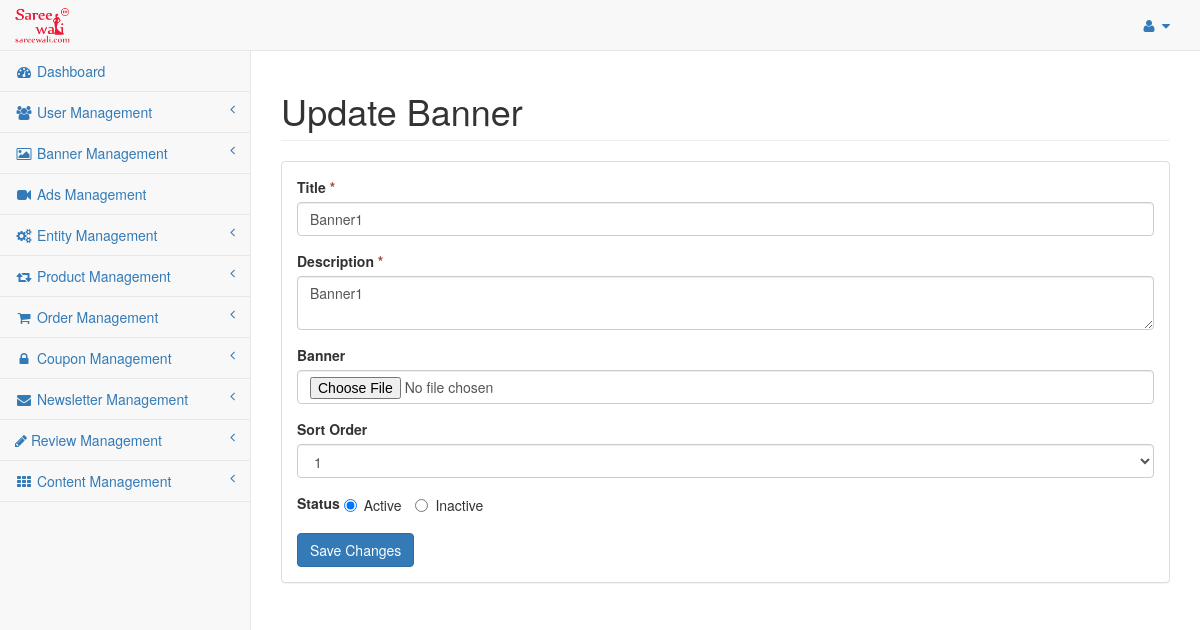
The app's page /admin/banner-edit/1 with its own data.
### tables this page shows
CREATE TABLE `saree_settings` (
  `settings_id` int(11) NOT NULL,
  `sitename` varchar(255) NOT NULL,
  `siteaddress` varchar(255) NOT NULL,
  `logoname` varchar(255) NOT NULL,
  `logopathname` varchar(255) NOT NULL,
  `facebook_page_url` varchar(255) NOT NULL,
  `gst_no` varchar(255) NOT NULL,
  `date_added` int(11) NOT NULL
);

CREATE TABLE `saree_banner` (
  `banner_id` int(11) NOT NULL,
  `title` varchar(255) NOT NULL,
  `description` text NOT NULL,
  `path` varchar(255) NOT NULL,
  `sort_order` int(11) NOT NULL,
  `status` enum('Y','N') NOT NULL DEFAULT 'Y',
  `date_added` int(11) NOT NULL,
  `date_modified` int(11) NOT NULL
);

### application/models/Defaultdata.php (called while the page is built, shortened)
<?php
class Defaultdata extends CI_Model {
	private $mydata = array();
	public function getBackendDefaultData()
	{
		$this->mydata["tot_segments"] = $this->getUrlSegments();
		$this->mydata['general_settings'] = $this->grabSettingData();
		$this->mydata['admin_profile'] = $this->grabProfileData();
		$this->mydata["sidebar"] = $this->load->view('admin/partials/sidebar', null, true);
		$this->data = $this->mydata;
		$this->headerdata = $this->mydata;
		$this->data["header"] = $this->load->view('admin/partials/header', $this->headerdata, true);
		$this->data["head"] = $this->load->view('admin/partials/head', $this->headerdata, true);
		$this->data["footer"] = $this->load->view('admin/partials/footer', null, true);
		return $this->data;
	}
	public function getUrlSegments()
	{
		$all_segment=$this->uri->segment_array();
		return $all_segment;
	}
	public function grabSettingData(){
		$query = $this->db->get(TABLE_SETTINGS);
		return $query->row();
	}
	public function grabProfileData(){
		$query = $this->db->get(TABLE_ADMIN);
		return $query->row();
	}
}
?>

### application/controllers/admin/Banner.php (called while the page is built, shortened)
<?php if ( ! defined('BASEPATH')) exit('No direct script access allowed');
class Banner extends CI_Controller{
	public $data = array();
	public function __construct(){
		$this->load->model('bannerdata');
		$this->data = $this->defaultdata->getBackendDefaultData();
	}
	public function banner_edit($banner_id){
		if($this->session->userdata('has_error')){
			$this->data['banner_data'] = (object)$this->session->userdata;
		}else{
			$cond['banner_id'] = $banner_id;
			$banner_details = $this->bannerdata->grab_banner($cond);
			$this->data['banner_data'] = $banner_details[0];
		}
		$banner_data = $this->bannerdata->grab_banner();
		$this->data['banner_count'] = count($banner_data);
		$this->load->view('admin/banner_edit', $this->data);
	}
}

### index.php (called while the page is built, shortened)
<?php
require_once BASEPATH.'core/CodeIgniter.php';

### application/models/Bannerdata.php (called while the page is built, shortened)
<?php
class Bannerdata extends CI_Model {
	public function grab_banner($cond = array(), $like = array(), $limit = array()){
		if(!empty($cond)){
			$this->db->where($cond);
		}
		$query = $this->db->get(TABLE_BANNER);
		return $query->result();
	}
}

### application/views/admin/banner_edit.php (the view, shortened to what this page needs)
<?php echo $head; ?>
<div id="wrapper">
	<?php echo $header; ?>
	<div id="page-wrapper" style="min-height: 325px;">
		<div class="row">
			<div class="col-lg-12">
				<h1 class="page-header">Update Banner</h1>
			</div>
		</div>
		<div class="row">
			<div class="col-lg-12">
				<div class="panel panel-default">
					<div class="panel-body">
						<div class="row">
							<div class="col-lg-12">
								<form action="<?php echo base_url('admin/banner/edit_banner');?>" method="POST" role="form" enctype="multipart/form-data">
									<div class="form-group">
										<label class="control-label">Title <span style="color:#a94442;">*</span></label>
										<input class="form-control" type="text" name="title" placeholder="Enter Title" value="<?php if(isset($banner_data->title)){echo $banner_data->title;}?>">
									</div>
									<div class="form-group">
										<label class="control-label">Description <span style="color:#a94442;">*</span></label>
										<textarea name="description" class="form-control" placeholder="Enter Description"><?php echo (isset($banner_data->description) && $banner_data->description) ? $banner_data->description : '';?></textarea>
									</div>
									<div class="form-group">
										<label class="control-label">Banner</label>
										<input class="form-control" type="file" name="path">
									</div>
									<div class="form-group">
										<label class="control-label">Sort Order</label>
										<select name="sort_order" class="form-control">
										<?php
											for($i=0;$i<$banner_count;$i++){
										?>
											<option value="<?php echo $i+1;?>" <?php if(($i+1)==$banner_data->sort_order){echo 'selected';}?> ><?php echo $i+1;?></option>
										<?php
											}
										?>
										</select>
									</div>
									<div class="form-group">
										<label class="control-label">Status</label>
										<label class="radio-inline">
											<input type="radio" name="status" value="Y" <?php if(isset($banner_data->status)){if($banner_data->status == 'Y'){echo 'checked';}}else{echo 'checked';}?>>Active
										</label>
										<label class="radio-inline">
											<input type="radio" name="status" value="N" <?php if(isset($banner_data->status)){if($banner_data->status == 'N'){echo 'checked';}}else{echo 'checked';}?>>Inactive
										</label>
									</div>
									<button type="submit" class="btn btn-primary">Save Changes</button>
								</form>
							</div>
						</div>
					</div>
				</div>
			</div>
		</div>
	</div>
</div>
<?php echo $footer; ?>

### application/views/admin/partials/header.php (shortened to what this page needs)
<nav class="navbar navbar-default navbar-static-top" role="navigation" style="margin-bottom: 0">
	<div class="navbar-header">
		<a class="navbar-brand" href="<?php echo base_url('admin/dashboard');?>">
			<?php
				if(isset($general_settings->logoname) && file_exists(UPLOAD_RELATIVE_LOGO_PATH.$general_settings->logoname)){
			?>
				<img src="<?php echo UPLOAD_LOGO_PATH.$general_settings->logoname.'?v='.time();?>" width="230" height="50">
			<?php
				}
			?>
		</a>
	</div>
	<ul class="nav navbar-top-links navbar-right">
		<li class="dropdown">
			<a class="dropdown-toggle" data-toggle="dropdown" href="#">
				<i class="fa fa-user fa-fw"></i> <i class="fa fa-caret-down"></i>
			</a>
		</li>
	</ul>
	<?php echo $sidebar; ?>
</nav>

### assets/styles/sb-admin-2.css (style rules this page uses)
body { background-color: #f8f8f8; }
#wrapper { width: 100%; }
#page-wrapper { padding: 0 15px; min-height: 568px; background-color: white; }
@media (min-width: 768px) { #page-wrapper { position: inherit; margin: 0 0 0 250px; padding: 0 30px; border-left: 1px solid #e7e7e7; } }
.navbar-top-links { margin-right: 0; }
.navbar-top-links li { display: inline-block; }
.navbar-top-links li:last-child { margin-right: 15px; }
.navbar-top-links li a { padding: 15px; min-height: 50px; }
.navbar-default .navbar-brand { padding: 5px 15px; }
.navbar-brand img { max-height:40px; width:auto; }

### records on screen
saree_settings: logoname (picture)
saree_banner: title "Banner1", description "Banner1", sort_order "1", status "☑ Active", status "☐ Inactive"
